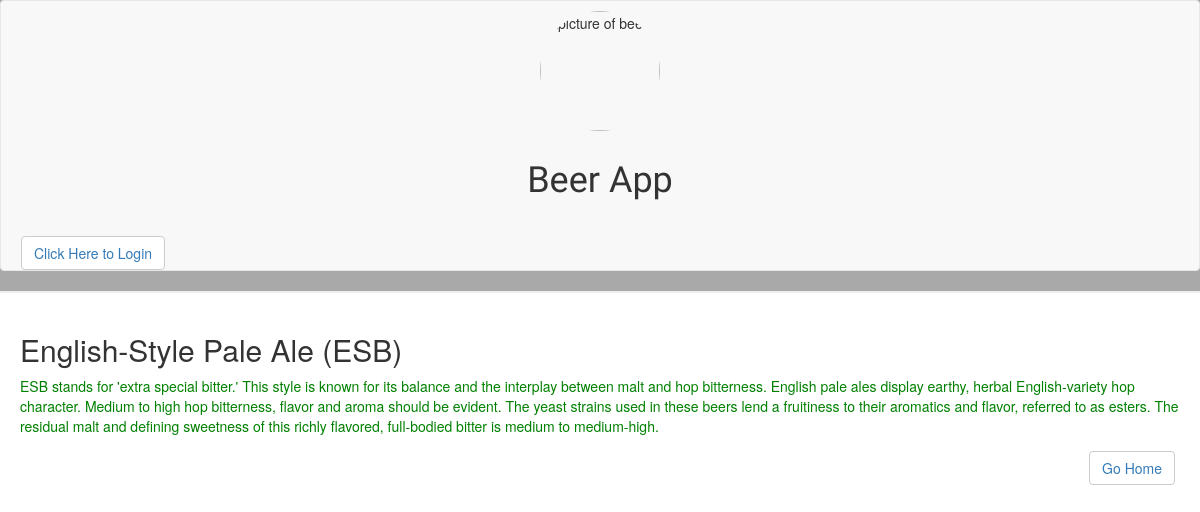
Page /beer/1/3/ on the committed database.
### database_setup.py (models this page shows, shortened)
class MenuItem(Base):
    __tablename__ = 'menu_item'
    name = Column(String(80), nullable = False)
    id = Column(Integer, primary_key = True)
    description = Column(String(250))
    beer_id = Column(Integer, ForeignKey('beer.id'))
    beer = relationship(Beer)
    user_id = Column(Integer, ForeignKey('user.id'))
    uer = relationship(User)

### project.py (the view)
@app.route('/beer/<int:beer_id>/<int:menu_id>/')
def showItem(beer_id, menu_id):
    items = session.query(MenuItem).filter_by(
        id=menu_id).one()
    return render_template('item.html', items=items, login=login_session)

### templates/item.html (shortened to what this page needs)
<html>
<head>
	<link rel=stylesheet type=text/css href="{{ url_for('static', filename='styles.css') }}">
	<link rel=stylesheet type=text/css href="{{ url_for('static', filename='bootstrap.min.css') }}">
</head>
<body>
<header>
	<nav class= "navbar navbar-default">
		<div class="container-fluid">
			<div class="row">
				<img src="{{ url_for('static', filename='drink-beer.jpg') }}" class="logo" alt="picture of beer">
				<h1 class="app">Beer App</h1>
			</div>
		</div>
		<div class="col-xs-8">
			{%if 'username' not in login %}
			<button class="btn btn-default"><a href="{{url_for('showLogin')}}">Click Here to Login </a></button>
			{% else %}
			<button class="btn btn-default"><a href="{{url_for('gdisconnect')}}">Logout </a></button>
			{% endif %}
		</div>
</header>
<div class = 'pane'>
	    <h2>{{items.name}}</h2>
		<p>{{items.description}}</p>
       	<button class="btn btn-default go-home-button"><a href="{{ url_for('showAll') }}">Go Home </a></button>
    </div>
</body>
</html>

### static/styles.css (style rules this page uses)
header { border-bottom: 2px solid #eee; background-color: #A9A9A9; }
body { display: flex; flex-direction: column; max-width: 100%; min-width: 200px; margin: 48px auto 32px; font-family: 'Titillium Web', sans-serif; background-image: }
p { color: green; }
a { text-decoration: none; font-size: 1em; }
.app { padding-top: 10px; padding-bottom: 10px; text-align: center; font-family: 'Rammetto One', cursive; }
.logo { height: 120px; width: 120px; border-radius: 50%; justify-content: flex-start; margin-top: 50px; margin-bottom: 10px; align-items: center; display: block; margin: 0 auto; }
.pane { padding:20px; }
.btn { padding:5px 15px; background:#ccc; border:0 none; cursor:pointer; -webkit-border-radius: 5px; border-radius: 5px; margin: 5px; text-decoration: none; }
.go-home-button { display: block; float: right; }
.container-fluid { padding: 5px; margin: 5px; border-color: #999999; background-color: ##696969; }

### rows in the picture
MenuItem: name "English-Style Pale Ale (ESB)", description "ESB stands for 'extra special bitter.' This style is known for its balance and the interplay between malt and hop bitterness. English pale ales display earthy, herbal English-variety hop character. Medium to high hop bitterness, flavor and aroma should be evident. The yeast strains used in these beers lend a fruitiness to their aromatics and flavor, referred to as esters. The residual malt and defining sweetness of this richly flavored, full-bodied bitter is medium to medium-high."
